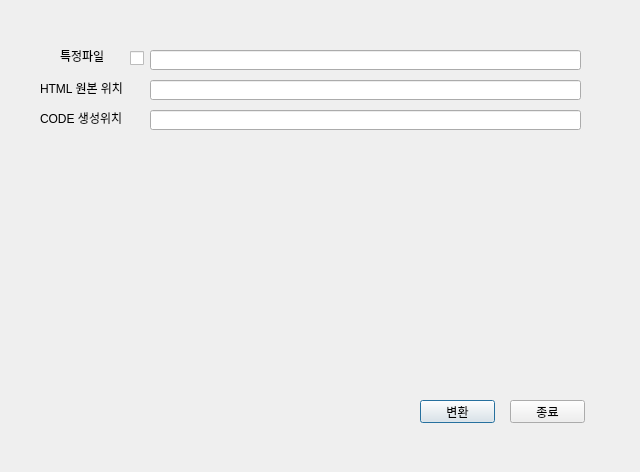
<?xml version="1.0" encoding="UTF-8"?>
<ui version="4.0">
 <class>Dialog</class>
 <widget class="QDialog" name="Dialog">
  <property name="geometry">
   <rect>
    <x>0</x>
    <y>0</y>
    <width>640</width>
    <height>472</height>
   </rect>
  </property>
  <property name="windowTitle">
   <string>Dialog</string>
  </property>
  <widget class="QLineEdit" name="linedit_SelectFileName">
   <property name="geometry">
    <rect>
     <x>150</x>
     <y>50</y>
     <width>431</width>
     <height>20</height>
    </rect>
   </property>
  </widget>
  <widget class="QLineEdit" name="lineEdit_HtmlPath">
   <property name="geometry">
    <rect>
     <x>150</x>
     <y>80</y>
     <width>431</width>
     <height>20</height>
    </rect>
   </property>
  </widget>
  <widget class="QLineEdit" name="lineEdit_CodePath">
   <property name="geometry">
    <rect>
     <x>150</x>
     <y>110</y>
     <width>431</width>
     <height>20</height>
    </rect>
   </property>
  </widget>
  <widget class="QLabel" name="label">
   <property name="geometry">
    <rect>
     <x>60</x>
     <y>50</y>
     <width>56</width>
     <height>12</height>
    </rect>
   </property>
   <property name="text">
    <string>특정파일</string>
   </property>
  </widget>
  <widget class="QLabel" name="label_2">
   <property name="geometry">
    <rect>
     <x>40</x>
     <y>80</y>
     <width>91</width>
     <height>16</height>
    </rect>
   </property>
   <property name="text">
    <string>HTML 원본 위치</string>
   </property>
  </widget>
  <widget class="QLabel" name="label_3">
   <property name="geometry">
    <rect>
     <x>40</x>
     <y>110</y>
     <width>91</width>
     <height>16</height>
    </rect>
   </property>
   <property name="text">
    <string>CODE 생성위치</string>
   </property>
  </widget>
  <widget class="QCheckBox" name="checkBox_SelectFile">
   <property name="geometry">
    <rect>
     <x>130</x>
     <y>50</y>
     <width>16</width>
     <height>16</height>
    </rect>
   </property>
   <property name="text">
    <string/>
   </property>
  </widget>
  <widget class="QPushButton" name="btn_Convert">
   <property name="geometry">
    <rect>
     <x>420</x>
     <y>400</y>
     <width>75</width>
     <height>23</height>
    </rect>
   </property>
   <property name="text">
    <string>변환</string>
   </property>
  </widget>
  <widget class="QPushButton" name="btn_ShutDown">
   <property name="geometry">
    <rect>
     <x>510</x>
     <y>400</y>
     <width>75</width>
     <height>23</height>
    </rect>
   </property>
   <property name="text">
    <string>종료</string>
   </property>
  </widget>
 </widget>
 <resources/>
 <connections/>
</ui>
